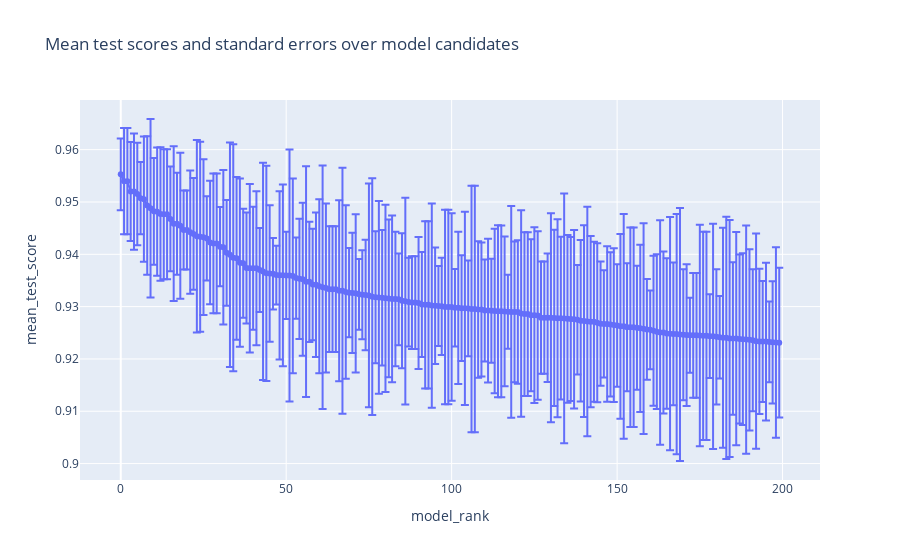

The cell this chart's notebook holds for it:
### Code cell
px.line(results.reset_index(drop=True).reset_index(drop=False).iloc[:200], x='model_rank', y='mean_test_score', error_y='se_test_score',  markers=True, title='Mean test scores and standard errors over model candidates', hover_data=['num_features', 'features'])

### Figure 1 — Plotly figure (JSON) as saved in the notebook; plotly's stock layout.template omitted (floating-point values rounded to 4 significant figures; data arrays with more than 128 entries replaced by an {"elided": "..."} marker saying what was removed)
{"data": [{"customdata": [[3, ["perimeter_worst", "symmetry_worst", "texture_worst"]], [3, ["area_worst", "concave points_worst", "texture_worst"]], [3, ["concave points_worst", "radius_worst", "texture_worst"]], [3, ["perimeter_worst", "smoothness_worst", "texture_worst"]], [3, ["concave points_mean", "radius_worst", "texture_worst"]], [3, ["radius_worst", "smoothness_worst", "texture_worst"]], [3, ["radius_worst", "smoothness_worst", "texture_mean"]], [3, ["concave points_mean", "perimeter_worst", "texture_worst"]], [3, ["area_worst", "concave points_worst", "texture_mean"]], [3, ["area_worst", "concave points_mean", "texture_worst"]], [3, ["concave points_worst", "perimeter_worst", "texture_worst"]], [3, ["fractal_dimension_worst", "radius_worst", "texture_worst"]], [3, ["concavity_mean", "radius_worst", "texture_worst"]], [3, ["area_worst", "compactness_worst", "texture_worst"]], [3, ["compactness_worst", "radius_worst", "texture_worst"]], [3, ["perimeter_worst", "smoothness_worst", "texture_mean"]], [3, ["compactness_mean", "radius_worst", "texture_worst"]], [3, ["area_worst", "smoothness_worst", "texture_worst"]], [3, ["concavity_worst", "radius_worst", "texture_worst"]], [3, ["radius_worst", "smoothness_mean", "texture_worst"]], [3, ["perimeter_worst", "smoothness_mean", "texture_worst"]], [3, ["area_worst", "fractal_dimension_worst", "texture_worst"]], [3, ["fractal_dimension_worst", "perimeter_worst", "texture_worst"]], [3, ["concave points_mean", "texture_se", "texture_worst"]], [3, ["area_mean", "concave points_worst", "texture_worst"]], [3, ["concave points_worst", "radius_worst", "texture_mean"]], [3, ["perimeter_worst", "symmetry_mean", "texture_worst"]], [3, ["fractal_dimension_mean", "radius_worst", "texture_worst"]], [3, ["concavity_worst", "perimeter_worst", "texture_worst"]], [3, ["area_worst", "concavity_worst", "texture_worst"]], [3, ["perimeter_worst", "smoothness_worst", "symmetry_worst"]], [3, ["perimeter_mean", "smoothness_worst", "texture_worst"]], [3, ["radius_worst", "symmetry_mean", "texture_worst"]], [3, ["area_mean", "concave points_worst", "texture_mean"]], [3, ["concave points_worst", "perimeter_mean", "texture_mean"]], [3, ["concave points_worst", "perimeter_worst", "texture_mean"]], [3, ["concavity_mean", "perimeter_worst", "smoothness_worst"]], [3, ["radius_worst", "symmetry_worst", "texture_worst"]], [3, ["perimeter_worst", "smoothness_worst", "symmetry_se"]], [3, ["area_worst", "compactness_mean", "texture_worst"]], [3, ["area_se", "concave points_worst", "texture_worst"]], [3, ["compactness_worst", "perimeter_worst", "texture_worst"]], [3, ["radius_worst", "symmetry_worst", "texture_mean"]], [3, ["concave points_mean", "perimeter_worst", "texture_mean"]], [3, ["concave points_worst", "radius_mean", "texture_worst"]], [3, ["area_worst", "concavity_mean", "texture_worst"]], [3, ["perimeter_worst", "smoothness_worst", "symmetry_mean"]], [3, ["area_worst", "smoothness_mean", "texture_worst"]], [3, ["concavity_mean", "perimeter_worst", "texture_worst"]], [3, ["concave points_mean", "fractal_dimension_se", "texture_worst"]], [3, ["area_worst", "compactness_worst", "symmetry_worst"]], [3, ["concave points_worst", "perimeter_mean", "texture_worst"]], [3, ["concave points_mean", "fractal_dimension_mean", "fractal_dimension_worst"]], [3, ["area_worst", "perimeter_worst", "smoothness_worst"]], [3, ["compactness_worst", "radius_worst", "smoothness_worst"]], [3, ["fractal_dimension_worst", "radius_worst", "smoothness_worst"]], [3, ["area_se", "concave points_mean", "texture_worst"]], [3, ["fractal_dimension_worst", "perimeter_worst", "smoothness_worst"]], [3, ["area_worst", "symmetry_worst", "texture_worst"]], [3, ["concavity_worst", "radius_worst", "texture_mean"]], [3, ["fractal_dimension_worst", "radius_worst", "texture_mean"]], [3, ["concave points_mean", "fractal_dimension_mean", "texture_worst"]], [3, ["concave points_worst", "fractal_dimension_mean", "texture_worst"]], [3, ["fractal_dimension_mean", "perimeter_worst", "smoothness_worst"]], [2, ["perimeter_worst", "smoothness_worst"]], [3, ["fractal_dimension_se", "perimeter_worst", "smoothness_worst"]], [3, ["area_worst", "fractal_dimension_worst", "texture_mean"]], [3, ["concave points_worst", "radius_mean", "texture_mean"]], [3, ["area_se", "concave points_worst", "texture_mean"]], [3, ["area_worst", "smoothness_worst", "texture_mean"]], [3, ["perimeter_worst", "symmetry_worst", "texture_mean"]], [3, ["concavity_worst", "radius_worst", "smoothness_worst"]], [3, ["area_worst", "symmetry_worst", "texture_mean"]], [3, ["area_worst", "symmetry_mean", "texture_worst"]], [3, ["compactness_worst", "radius_worst", "symmetry_worst"]], [3, ["compactness_mean", "concave points_mean", "concavity_worst"]], [3, ["concave points_mean", "perimeter_mean", "texture_worst"]], [3, ["concavity_worst", "perimeter_worst", "smoothness_worst"]], [3, ["area_worst", "compactness_worst", "concave points_mean"]], [3, ["area_worst", "compactness_worst", "smoothness_worst"]], [3, ["concave points_mean", "perimeter_worst", "smoothness_worst"]], [3, ["concavity_se", "perimeter_worst", "smoothness_worst"]], [3, ["concave points_mean", "fractal_dimension_mean", "symmetry_worst"]], [3, ["fractal_dimension_mean", "perimeter_worst", "texture_worst"]], [3, ["perimeter_worst", "radius_worst", "smoothness_worst"]], [3, ["compactness_worst", "perimeter_worst", "smoothness_worst"]], [3, ["compactness_mean", "perimeter_worst", "texture_worst"]], [3, ["perimeter_worst", "smoothness_mean", "symmetry_worst"]], [3, ["radius_worst", "smoothness_worst", "symmetry_worst"]], [3, ["area_worst", "smoothness_worst", "symmetry_worst"]], [3, ["compactness_se", "perimeter_worst", "smoothness_worst"]], [3, ["area_worst", "concave points_worst", "symmetry_worst"]], [3, ["radius_mean", "smoothness_worst", "texture_mean"]], [3, ["perimeter_mean", "smoothness_worst", "texture_mean"]], [3, ["fractal_dimension_worst", "perimeter_worst", "texture_mean"]], [3, ["area_worst", "fractal_dimension_mean", "texture_worst"]], [3, ["fractal_dimension_worst", "perimeter_worst", "symmetry_worst"]], [3, ["perimeter_worst", "smoothness_se", "smoothness_worst"]], [3, ["compactness_se", "concave points_mean", "texture_mean"]], [3, ["concave points_mean", "concave points_se", "texture_mean"]], [3, ["concave points_mean", "fractal_dimension_se", "texture_mean"]], [3, ["radius_mean", "smoothness_worst", "texture_worst"]], [3, ["area_worst", "concave points_worst", "smoothness_worst"]], [3, ["concave points_worst", "perimeter_worst", "symmetry_worst"]], [3, ["radius_worst", "smoothness_mean", "texture_mean"]], [3, ["area_worst", "concavity_worst", "symmetry_worst"]], [3, ["concave points_mean", "radius_worst", "texture_mean"]], [3, ["area_worst", "concave points_mean", "texture_mean"]], [3, ["perimeter_worst", "smoothness_se", "symmetry_worst"]], [3, ["perimeter_worst", "smoothness_mean", "smoothness_worst"]], [3, ["compactness_worst", "perimeter_worst", "symmetry_worst"]], [3, ["area_worst", "concave points_worst", "concavity_worst"]], [3, ["perimeter_se", "perimeter_worst", "smoothness_worst"]], [3, ["area_worst", "concavity_worst", "smoothness_worst"]], [3, ["compactness_worst", "concave points_mean", "radius_worst"]], [3, ["concavity_mean", "perimeter_worst", "symmetry_worst"]], [3, ["concavity_worst", "radius_worst", "smoothness_mean"]], [3, ["perimeter_worst", "symmetry_worst", "texture_se"]], [3, ["concave points_mean", "fractal_dimension_mean", "texture_mean"]], [3, ["compactness_se", "radius_worst", "smoothness_worst"]], [3, ["area_worst", "concavity_mean", "symmetry_worst"]], [3, ["area_mean", "concave points_mean", "texture_worst"]], [3, ["area_worst", "compactness_worst", "texture_mean"]], [3, ["compactness_worst", "radius_worst", "texture_mean"]], [3, ["perimeter_worst", "smoothness_worst", "texture_se"]], [3, ["compactness_worst", "radius_worst", "smoothness_mean"]], [3, ["concave points_mean", "radius_worst", "smoothness_worst"]], [3, ["concave points_mean", "radius_worst", "symmetry_worst"]], [3, ["area_worst", "concave points_mean", "symmetry_worst"]], [3, ["concave points_worst", "radius_se", "texture_worst"]], [3, ["area_worst", "concave points_worst", "concavity_mean"]], [3, ["concavity_mean", "radius_worst", "symmetry_worst"]], [3, ["concave points_worst", "fractal_dimension_mean", "texture_mean"]], [3, ["concave points_worst", "radius_worst", "texture_se"]], [3, ["compactness_mean", "compactness_worst", "concave points_mean"]], [3, ["perimeter_worst", "smoothness_mean", "texture_mean"]], [3, ["area_se", "concave points_worst", "fractal_dimension_mean"]], [3, ["concave points_mean", "perimeter_worst", "symmetry_worst"]], [3, ["fractal_dimension_worst", "perimeter_worst", "smoothness_se"]], [3, ["area_worst", "concave points_worst", "texture_se"]], [3, ["area_worst", "concave points_worst", "smoothness_mean"]], [3, ["concave points_mean", "smoothness_mean", "texture_worst"]], [3, ["concavity_mean", "radius_worst", "smoothness_worst"]], [3, ["area_worst", "concave points_worst", "smoothness_se"]], [3, ["area_worst", "concave points_worst", "radius_se"]], [3, ["area_se", "concave points_worst", "radius_worst"]], [3, ["concavity_worst", "radius_worst", "symmetry_worst"]], [3, ["concavity_worst", "perimeter_worst", "texture_mean"]], [3, ["area_mean", "concave points_mean", "symmetry_worst"]], [3, ["area_worst", "fractal_dimension_worst", "smoothness_worst"]], [3, ["compactness_mean", "radius_worst", "smoothness_worst"]], [3, ["area_mean", "smoothness_worst", "texture_mean"]], [3, ["concave points_mean", "concavity_worst", "texture_mean"]], [3, ["area_se", "area_worst", "concave points_worst"]], [3, ["concavity_worst", "perimeter_mean", "texture_worst"]], [3, ["concavity_worst", "radius_mean", "texture_worst"]], [3, ["area_worst", "smoothness_se", "smoothness_worst"]], [3, ["compactness_worst", "concave points_mean", "perimeter_worst"]], [3, ["concave points_mean", "smoothness_se", "texture_mean"]], [3, ["concave points_worst", "radius_worst", "symmetry_worst"]], [3, ["concave points_worst", "concavity_worst", "radius_worst"]], [3, ["area_se", "concavity_se", "concavity_worst"]], [3, ["area_se", "perimeter_worst", "smoothness_worst"]], [3, ["concave points_mean", "concavity_se", "texture_mean"]], [3, ["concave points_mean", "fractal_dimension_worst", "radius_worst"]], [3, ["concavity_worst", "radius_worst", "smoothness_se"]], [3, ["concave points_mean", "radius_mean", "texture_worst"]], [3, ["concave points_worst", "radius_worst", "smoothness_se"]], [3, ["concave points_mean", "radius_se", "texture_worst"]], [3, ["concave points_mean", "perimeter_se", "texture_worst"]], [3, ["concavity_se", "concavity_worst", "radius_worst"]], [3, ["concave points_worst", "fractal_dimension_mean", "radius_se"]], [3, ["area_mean", "perimeter_worst", "smoothness_worst"]], [3, ["concavity_worst", "fractal_dimension_se", "radius_worst"]], [3, ["area_worst", "concavity_worst", "fractal_dimension_se"]], [3, ["concave points_mean", "concavity_worst", "fractal_dimension_mean"]], [3, ["concave points_mean", "concave points_worst", "radius_worst"]], [3, ["concave points_mean", "concave points_worst", "perimeter_worst"]], [3, ["radius_worst", "smoothness_worst", "texture_se"]], [3, ["compactness_worst", "concave points_mean", "fractal_dimension_mean"]], [3, ["compactness_se", "concavity_worst", "radius_worst"]], [3, ["fractal_dimension_se", "fractal_dimension_worst", "perimeter_worst"]], [3, ["concave points_mean", "radius_se", "texture_mean"]], [3, ["area_worst", "concave points_mean", "concavity_worst"]], [3, ["compactness_mean", "concave points_mean", "texture_worst"]], [3, ["area_worst", "smoothness_mean", "texture_mean"]], [3, ["compactness_se", "concave points_mean", "texture_worst"]], [3, ["area_worst", "fractal_dimension_worst", "symmetry_worst"]], [3, ["concave points_se", "perimeter_worst", "smoothness_worst"]], [3, ["concave points_mean", "concave points_worst", "fractal_dimension_mean"]], [3, ["area_worst", "concavity_worst", "smoothness_mean"]], [3, ["area_mean", "concavity_worst", "texture_worst"]], [3, ["concave points_mean", "smoothness_se", "texture_worst"]], [3, ["area_worst", "concave points_worst", "fractal_dimension_mean"]], [3, ["concavity_mean", "fractal_dimension_se", "perimeter_se"]], [3, ["concave points_worst", "perimeter_se", "radius_worst"]], [3, ["fractal_dimension_worst", "radius_worst", "symmetry_worst"]], [3, ["area_worst", "fractal_dimension_worst", "smoothness_se"]], [3, ["concave points_mean", "symmetry_worst", "texture_worst"]], [3, ["concave points_mean", "radius_mean", "symmetry_worst"]]], "error_y": {"array": {"elided": "200 float values"}}, "hovertemplate": "model_rank=%{x}<br>mean_test_score=%{y}<br>num_features=%{customdata[0]}<br>features=%{customdata[1]}<extra></extra>", "legendgroup": "", "line": {"color": "#636efa", "dash": "solid"}, "marker": {"symbol": "circle"}, "mode": "lines+markers", "name": "", "orientation": "h", "showlegend": false, "type": "scatter", "x": {"elided": "200 int values"}, "xaxis": "x", "y": {"elided": "200 float values"}, "yaxis": "y"}], "layout": {"legend": {"tracegroupgap": 0}, "title": {"text": "Mean test scores and standard errors over model candidates"}, "xaxis": {"anchor": "y", "domain": [0, 1], "title": {"text": "model_rank"}}, "yaxis": {"anchor": "x", "domain": [0, 1], "title": {"text": "mean_test_score"}}}}
